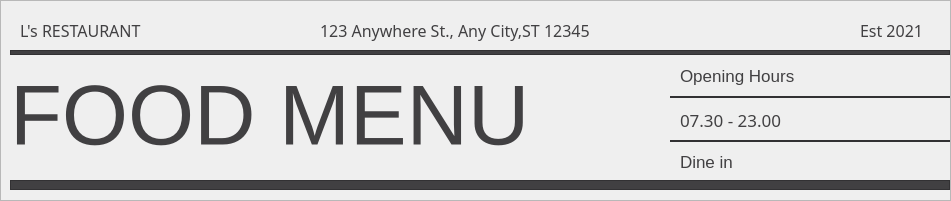
    <widget class="QFrame" name="frame_5">
     <property name="geometry">
      <rect>
       <x>0</x>
       <y>10</y>
       <width>951</width>
       <height>201</height>
      </rect>
     </property>
     <property name="frameShape">
      <enum>QFrame::StyledPanel</enum>
     </property>
     <property name="frameShadow">
      <enum>QFrame::Raised</enum>
     </property>
     <widget class="QFrame" name="frame_2">
      <property name="geometry">
       <rect>
        <x>10</x>
        <y>180</y>
        <width>940</width>
        <height>10</height>
       </rect>
      </property>
      <property name="styleSheet">
       <string notr="true">background-color: rgb(65, 64, 66);</string>
      </property>
      <property name="frameShape">
       <enum>QFrame::StyledPanel</enum>
      </property>
      <property name="frameShadow">
       <enum>QFrame::Raised</enum>
      </property>
     </widget>
     <widget class="QLabel" name="label_2">
      <property name="geometry">
       <rect>
        <x>320</x>
        <y>10</y>
        <width>361</width>
        <height>41</height>
       </rect>
      </property>
      <property name="font">
       <font>
        <family>Rockwell Nova Light</family>
        <pointsize>12</pointsize>
       </font>
      </property>
      <property name="styleSheet">
       <string notr="true">color: rgb(65, 64, 66);
background-color:transparent;</string>
      </property>
      <property name="text">
       <string>123 Anywhere St., Any City,ST 12345</string>
      </property>
     </widget>
     <widget class="QLabel" name="label_7">
      <property name="geometry">
       <rect>
        <x>680</x>
        <y>146</y>
        <width>171</width>
        <height>31</height>
       </rect>
      </property>
      <property name="font">
       <font>
        <family>MS Shell Dlg 2</family>
        <pointsize>13</pointsize>
        <weight>50</weight>
        <bold>false</bold>
       </font>
      </property>
      <property name="styleSheet">
       <string notr="true">color: rgb(65, 64, 66);
background-color:transparent;</string>
      </property>
      <property name="text">
       <string>Dine in</string>
      </property>
     </widget>
     <widget class="QLabel" name="label">
      <property name="geometry">
       <rect>
        <x>20</x>
        <y>10</y>
        <width>171</width>
        <height>41</height>
       </rect>
      </property>
      <property name="font">
       <font>
        <family>Rockwell Nova Light</family>
        <pointsize>12</pointsize>
       </font>
      </property>
      <property name="styleSheet">
       <string notr="true">color: rgb(65, 64, 66);
background-color:transparent;</string>
      </property>
      <property name="text">
       <string>L's RESTAURANT</string>
      </property>
     </widget>
     <widget class="QLabel" name="label_5">
      <property name="geometry">
       <rect>
        <x>680</x>
        <y>60</y>
        <width>171</width>
        <height>31</height>
       </rect>
      </property>
      <property name="font">
       <font>
        <family>MS Shell Dlg 2</family>
        <pointsize>13</pointsize>
        <weight>50</weight>
        <bold>false</bold>
       </font>
      </property>
      <property name="styleSheet">
       <string notr="true">color: rgb(65, 64, 66);
background-color:transparent;</string>
      </property>
      <property name="text">
       <string>Opening Hours</string>
      </property>
     </widget>
     <widget class="QLabel" name="label_4">
      <property name="geometry">
       <rect>
        <x>10</x>
        <y>60</y>
        <width>621</width>
        <height>111</height>
       </rect>
      </property>
      <property name="font">
       <font>
        <pointsize>64</pointsize>
       </font>
      </property>
      <property name="styleSheet">
       <string notr="true">color: rgb(65, 64, 66);
background-color:transparent;</string>
      </property>
      <property name="text">
       <string>FOOD MENU</string>
      </property>
     </widget>
     <widget class="QLabel" name="label_6">
      <property name="geometry">
       <rect>
        <x>680</x>
        <y>104</y>
        <width>171</width>
        <height>31</height>
       </rect>
      </property>
      <property name="font">
       <font>
        <family>Rockwell Nova Light</family>
        <pointsize>13</pointsize>
        <weight>50</weight>
        <bold>false</bold>
       </font>
      </property>
      <property name="styleSheet">
       <string notr="true">color: rgb(65, 64, 66);
background-color:transparent;</string>
      </property>
      <property name="text">
       <string>07.30 - 23.00</string>
      </property>
     </widget>
     <widget class="QFrame" name="frame_3">
      <property name="geometry">
       <rect>
        <x>10</x>
        <y>50</y>
        <width>940</width>
        <height>5</height>
       </rect>
      </property>
      <property name="styleSheet">
       <string notr="true">background-color: rgb(65, 64, 66);</string>
      </property>
      <property name="frameShape">
       <enum>QFrame::StyledPanel</enum>
      </property>
      <property name="frameShadow">
       <enum>QFrame::Raised</enum>
      </property>
     </widget>
     <widget class="QFrame" name="frame_4">
      <property name="geometry">
       <rect>
        <x>670</x>
        <y>96</y>
        <width>280</width>
        <height>2</height>
       </rect>
      </property>
      <property name="styleSheet">
       <string notr="true">background-color: rgb(65, 64, 66);</string>
      </property>
      <property name="frameShape">
       <enum>QFrame::StyledPanel</enum>
      </property>
      <property name="frameShadow">
       <enum>QFrame::Raised</enum>
      </property>
     </widget>
     <widget class="QFrame" name="frame_6">
      <property name="geometry">
       <rect>
        <x>670</x>
        <y>140</y>
        <width>280</width>
        <height>2</height>
       </rect>
      </property>
      <property name="styleSheet">
       <string notr="true">background-color: rgb(65, 64, 66);</string>
      </property>
      <property name="frameShape">
       <enum>QFrame::StyledPanel</enum>
      </property>
      <property name="frameShadow">
       <enum>QFrame::Raised</enum>
      </property>
     </widget>
     <widget class="QLabel" name="label_3">
      <property name="geometry">
       <rect>
        <x>860</x>
        <y>10</y>
        <width>81</width>
        <height>41</height>
       </rect>
      </property>
      <property name="font">
       <font>
        <family>Rockwell Nova Light</family>
        <pointsize>12</pointsize>
       </font>
      </property>
      <property name="styleSheet">
       <string notr="true">color: rgb(65, 64, 66);
background-color:transparent;</string>
      </property>
      <property name="text">
       <string>Est 2021</string>
      </property>
     </widget>
    </widget>
